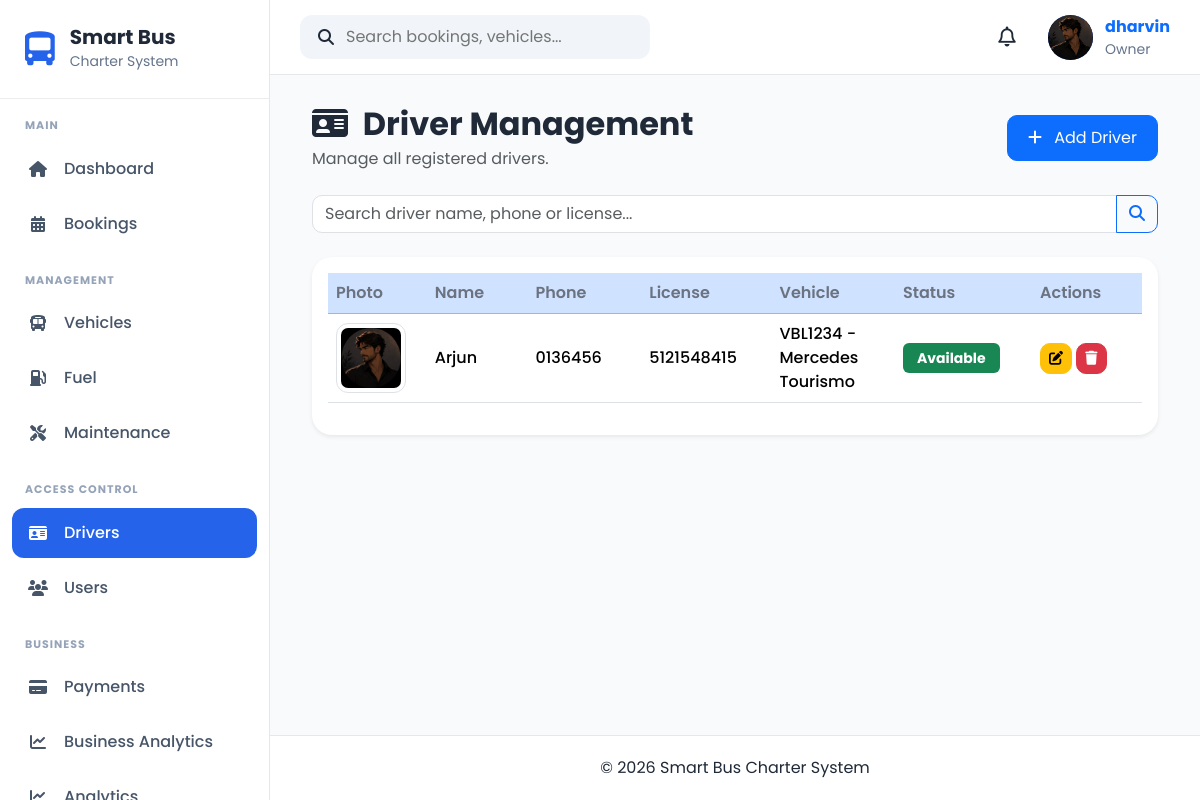
The app's page /drivers/ (signed in) with its own data.
### apps/accounts/models.py (models this page shows, shortened)
class UserProfile(models.Model):
    OWNER = "Owner"
    ADMIN = "Admin"
    DRIVER = "Driver"
    CUSTOMER = "Customer"
    ROLE_CHOICES = [
        (OWNER, "Owner"),
        (ADMIN, "Admin"),
        (DRIVER, "Driver"),
        (CUSTOMER, "Customer"),
    ]
    GENDER_CHOICES = [
        ("Male", "Male"),
        ("Female", "Female"),
        ("Other", "Other"),
    ]
    user = models.OneToOneField(
        User,
        on_delete=models.CASCADE,
        related_name="profile"
    )
    role = models.CharField(
        max_length=20,
        choices=ROLE_CHOICES,
        default=CUSTOMER
    )
    phone = models.CharField(
        max_length=20,
        blank=True
    )
    address = models.TextField(
        blank=True
    )
    city = models.CharField(
        max_length=100,
        blank=True
    )
    state = models.CharField(
        max_length=100,
        blank=True
    )
    postcode = models.CharField(
        max_length=20,
        blank=True
    )
    country = models.CharField(
        max_length=100,
        default="Malaysia"
    )
    gender = models.CharField(
        max_length=10,
        choices=GENDER_CHOICES,
        blank=True
    )
    profile_picture = models.ImageField(
        upload_to="profile_pictures/",
        blank=True,
        null=True
    )
    must_change_password = models.BooleanField(default=False)
    created_at = models.DateTimeField(
        auto_now_add=True
    )
    updated_at = models.DateTimeField(
        auto_now=True
    )

### apps/drivers/models.py (models this page shows, shortened)
class Driver(models.Model):
    STATUS_CHOICES = [
        ("Available", "Available"),
        ("On Trip", "On Trip"),
        ("Leave", "Leave"),
        ("Inactive", "Inactive"),
    ]
    full_name = models.CharField(max_length=100)
    ic_passport = models.CharField(
        max_length=20,
        unique=True
    )
    phone = models.CharField(max_length=20)
    email = models.EmailField(
        blank=True,
        null=True
    )
    address = models.TextField(blank=True)
    driving_license = models.CharField(
        max_length=50,
        unique=True
    )
    license_expiry = models.DateField()
    assigned_vehicle = models.ForeignKey(
        Vehicle,
        on_delete=models.SET_NULL,
        blank=True,
        null=True,
        related_name="drivers"
    )
    status = models.CharField(
        max_length=20,
        choices=STATUS_CHOICES,
        default="Available"
    )
    photo = models.ImageField(
        upload_to="drivers/",
        blank=True,
        null=True
    )
    created_at = models.DateTimeField(auto_now_add=True)
    updated_at = models.DateTimeField(auto_now=True)
    class Meta:
        ordering = ["full_name"]

### apps/vehicles/models.py (models this page shows)
class Vehicle(models.Model):
    STATUS_CHOICES = [
        ("Available", "Available"),
        ("Booked", "Booked"),
        ("Maintenance", "Maintenance"),
        ("Inactive", "Inactive"),
    ]
    BUS_TYPE_CHOICES = [
        ("Mini Bus", "Mini Bus"),
        ("Standard Bus", "Standard Bus"),
        ("VIP Coach", "VIP Coach"),
    ]
    registration_number = models.CharField(
        max_length=20,
        unique=True
    )
    vehicle_name = models.CharField(
        max_length=100
    )
    bus_type = models.CharField(
        max_length=30,
        choices=BUS_TYPE_CHOICES
    )
    seat_capacity = models.PositiveIntegerField()
    manufacture_year = models.PositiveIntegerField()
    insurance_expiry = models.DateField()
    road_tax_expiry = models.DateField()
    status = models.CharField(
        max_length=20,
        choices=STATUS_CHOICES,
        default="Available"
    )
    image = models.ImageField(
        upload_to="vehicles/",
        blank=True,
        null=True
    )
    created_at = models.DateTimeField(auto_now_add=True)
    updated_at = models.DateTimeField(auto_now=True)
    def __str__(self):
        return f"{self.registration_number} - {self.vehicle_name}"

### apps/drivers/views.py (the view)
# urls.py: path("", views.driver_list, name="driver_list"),
def driver_list(request):
    search = request.GET.get("search", "").strip()
    drivers = Driver.objects.all()
    if search:
        drivers = drivers.filter(
            Q(full_name__icontains=search) |
            Q(phone__icontains=search) |
            Q(driving_license__icontains=search)
        )
    drivers = drivers.order_by("full_name")
    paginator = Paginator(drivers, 10)
    page_number = request.GET.get("page")
    page_obj = paginator.get_page(page_number)
    return render(
        request,
        "drivers/driver_list.html",
        {
            "page_obj": page_obj,
            "search": search,
        }
    )

### apps/accounts/context_processors.py (called while the page is built)
def user_role(request):
    role = None
    if request.user.is_authenticated:
        try:
            role = request.user.profile.role
        except Exception:
            role = None
    return {
        "user_role": role
    }

### apps/notifications/context_processors.py (called while the page is built)
def notification_context(request):
    if not request.user.is_authenticated:
        return {}
    notifications = (
        NotificationRecipient.objects
        .filter(user=request.user)
        .select_related("notification")
        .order_by("-notification__created_at")[:5]
    )
    unread_count = (
        NotificationRecipient.objects
        .filter(
            user=request.user,
            is_read=False
        )
        .count()
    )
    return {
        "navbar_notifications": notifications,
        "unread_notifications": unread_count,
    }

### templates/drivers/driver_list.html (shortened to what this page needs)
{% extends "crud/base_list.html" %}
{% load static %}
{% block header_title %}
<i class="fas fa-id-card me-2"></i>
Driver Management
{% endblock %}
{% block header_subtitle %}
Manage all registered drivers.
{% endblock %}
{% block add_button %}
<a href="{% url 'drivers:driver_create' %}" class="btn btn-primary">
    <i class="fas fa-plus me-2"></i>
    Add Driver
</a>
{% endblock %}
{% block search %}
<form method="GET" class="mb-4">
    <div class="input-group">
        <input
            type="text"
            name="search"
            class="form-control"
            placeholder="Search driver name, phone or license..."
            value="{{ search }}">
        <button class="btn btn-outline-primary" type="submit">
            <i class="fas fa-search"></i>
        </button>
    </div>
</form>
{% endblock %}
{% block table %}
<table class="table table-hover align-middle">
    <thead class="table-primary">
        <tr>
            <th>Photo</th>
            <th>Name</th>
            <th>Phone</th>
            <th>License</th>
            <th>Vehicle</th>
            <th>Status</th>
            <th width="180">Actions</th>
        </tr>
    </thead>
    <tbody>
    {% for driver in page_obj %}
        <tr>
            <td>
                {% if driver.photo %}
                    <img src="{{ driver.photo.url }}"
                         class="img-thumbnail"
                         style="width:70px;height:70px;object-fit:cover;">
                {% else %}
                    <img src="{% static 'images/no-image.png' %}"
                         class="img-thumbnail"
                         style="width:70px;height:70px;object-fit:cover;">
                {% endif %}
            </td>
            <td>{{ driver.full_name }}</td>
            <td>{{ driver.phone }}</td>
            <td>{{ driver.driving_license }}</td>
            <td>
                {% if driver.assigned_vehicle %}
                    {{ driver.assigned_vehicle }}
                {% else %}
                    -
                {% endif %}
            </td>
            <td>
                {% if driver.status == "Available" %}
                    <span class="badge bg-success">{{ driver.status }}</span>
                {% elif driver.status == "On Trip" %}
                    <span class="badge bg-primary">{{ driver.status }}</span>
                {% elif driver.status == "Leave" %}
                    <span class="badge bg-warning text-dark">{{ driver.status }}</span>
                {% else %}
                    <span class="badge bg-danger">{{ driver.status }}</span>
                {% endif %}
            </td>
            <td>
                <a href="{% url 'drivers:driver_update' driver.pk %}"
                   class="btn btn-warning btn-sm">
                    <i class="fas fa-edit"></i>
                </a>
                <a href="{% url 'drivers:driver_delete' driver.pk %}"
                   class="btn btn-danger btn-sm">
                    <i class="fas fa-trash"></i>
                </a>
            </td>
        </tr>
    {% endfor %}
    </tbody>
</table>
{% endblock %}

### templates/components/navbar.html (shortened to what this page needs)
{% load static %}
<nav class="navbar-custom">
    <div class="navbar-left">
        <div class="search-box">
            <i class="fa-solid fa-magnifying-glass"></i>
            <input
                type="text"
                placeholder="Search bookings, vehicles..."
            >
        </div>
    </div>
    <div class="navbar-right">
            <div class="notification-icon">
                <button
                    class="notification-btn"
                    id = "notificationBtn">
                    <i class="fa-regular fa-bell"></i>
                </button>
            </div>
        <a href="{% url 'accounts:profile' %}" class="profile-link">
            <div class="profile-menu">
                {% if request.user.profile.profile_picture %}
                    <img
                        src="{{ request.user.profile.profile_picture.url }}"
                        alt="Profile Picture"
                        class="profile-avatar profile-image"
                    >
                {% else %}
                    <div class="profile-avatar">
                        {{ request.user.username|first|upper }}
                    </div>
                {% endif %}
                <div class="profile-info">
                    <strong>{{ request.user.username }}</strong>
                    <small>
                        {{ request.user.profile.role|default:"User" }}
                    </small>
                </div>
            </div>
        </a>
    </div>
</nav>

### static/css/base.css (style rules this page uses)
* { margin:0; padding:0; box-sizing:border-box; font-family:'Poppins',sans-serif; }
body { background:#F8FAFC; color:#1F2937; overflow-x:hidden; }
a { text-decoration:none; }

### static/css/layout.css (style rules this page uses)
.navbar-custom { height:75px; background:#ffffff; display:flex; justify-content:space-between; align-items:center; padding:0 30px; border-bottom:1px solid #E5E7EB; }
.navbar-left { display:flex; align-items:center; gap:20px; }
.search-box { display:flex; align-items:center; gap:12px; background:#F1F5F9; padding:10px 18px; border-radius:12px; width:350px; }
.search-box input { border:none; background:none; width:100%; outline:none; }
.navbar-right { display:flex; align-items:center; gap:20px; }
.notification-btn { position:relative; width:42px; height:42px; border:none; border-radius:50%; background:#fff; display:flex; justify-content:center; align-items:center; cursor:pointer; z-index:2000; }
.notification-icon { position:relative; z-index:2000; }
.profile-menu { display:flex; align-items:center; gap:12px; }
.profile-avatar { width:45px; height:45px; background:#2563EB; color:white; border-radius:50%; display:flex; justify-content:center; align-items:center; font-weight:700; }
.profile-info { display:flex; flex-direction:column; }
.profile-info small { color:#64748B; }

### static/css/components.css (style rules this page uses)
.notification-btn i { font-size:20px; color:#1f2937; }

### static/css/crud.css (style rules this page uses)
.table thead { background:#0d6efd; color:white; }
.table th { vertical-align:middle; }
.table td { vertical-align:middle; }
.btn { border-radius:10px; }
.form-control, .form-select { border-radius:10px; }
img.img-thumbnail { border-radius:12px; }
.badge { font-size:.9rem; }

### static/css/profile.css (style rules this page uses)
.table th { width:220px; color:#6b7280; font-weight:600; }
.table td { font-weight:500; }
.badge { padding:8px 14px; font-size:14px; }
.btn-primary { border-radius:10px; padding:10px 20px; }

### records on screen
Driver: photo (picture), full_name "Arjun", phone "0136456", driving_license "5121548415", assigned_vehicle "VBL1234 - Mercedes Tourismo", status "Available"

### other values on screen
{{ request.user.username }} "dharvin"
{{ request.user.profile.role|default:"User" }} "Owner"
